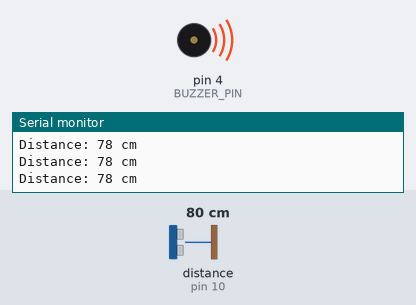
Bench run of a sketch on a simulated Arduino Uno, built with avr-gcc and run on an emulated ATmega328P. Shown: buzzer (waves = sounding, pin HIGH), the last lines printed to the serial monitor. Wiring (inferred from the names in the program): ultrasonic range finder: trigger pin 9; echo pin 10. The inputs (shaded band) are chosen by the test bench; at power-on: distance to the obstacle (sensor on pin 10) 80 cm. The echo pulse lasts 58.3 µs per cm; pins used as bus, display or sensor lines are not drawn.

Above: at 1.3 s.
1.4 s: distance to the obstacle (sensor on pin 10) set to 100 cm
2.9 s: distance to the obstacle (sensor on pin 10) set to 105 cm
At 4.2 s:
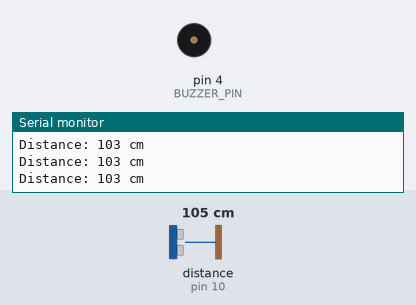
4.5 s: distance to the obstacle (sensor on pin 10) set to 2 cm
At 5.7 s:
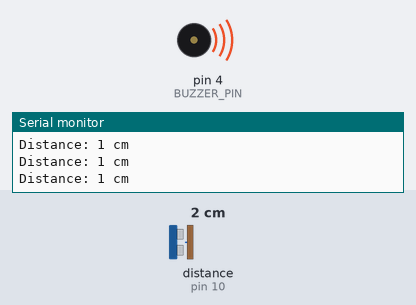
6.0 s: distance to the obstacle (sensor on pin 10) set to 120 cm
At 7.4 s:
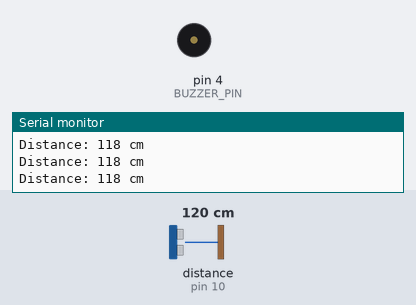
Timing chart, 0 to 8.5 s (numbered marks = the images above; inputs shaded):
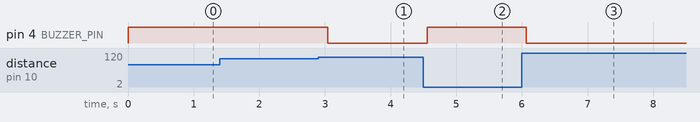

Measured:
- the behaviour switches between 102 and 103 cm on distance to the obstacle (sensor on pin 10) (found by bisection; images 0 and 1)
- after the input at 2.9 s, pin 4 (BUZZER_PIN): HIGH → LOW after 0.14 s
- after the input at 4.5 s, pin 4 (BUZZER_PIN): LOW → HIGH after 0.06 s
- after the input at 6.0 s, pin 4 (BUZZER_PIN): HIGH → LOW after 0.07 s

The sketch:

chadi.ino
```cpp
#define TRIG_PIN 9       // Define the TRIG pin for the ultrasonic sensor
#define ECHO_PIN 10      // Define the ECHO pin for the ultrasonic sensor
#define BUZZER_PIN 4    // Define the BUZZER pin

void setup() {
    Serial.begin(9600); // Start serial communication at 9600 baud rate
    pinMode(TRIG_PIN, OUTPUT); // Set TRIG pin as output
    pinMode(ECHO_PIN, INPUT); // Set ECHO pin as input
    pinMode(BUZZER_PIN, OUTPUT); // Set BUZZER pin as output
}

void loop() {
    long duration, distance;

    // Clear the TRIG pin by setting it low
    digitalWrite(TRIG_PIN, LOW);
    delayMicroseconds(2);

    // Trigger the sensor by setting the TRIG pin high for 10 microseconds
    digitalWrite(TRIG_PIN, HIGH);
    delayMicroseconds(10);
    digitalWrite(TRIG_PIN, LOW);

    // Read the ECHO pin to get the duration of the sound wave travel time in microseconds
    duration = pulseIn(ECHO_PIN, HIGH);

    // Calculate the distance (in cm)
    distance = duration * 0.034 / 2;

    // Print distance to serial monitor
    Serial.print("Distance: ");
    Serial.print(distance);
    Serial.println(" cm");

    // Check if the distance is less than or equal to 100 cm
    if (distance <= 100) {
        digitalWrite(BUZZER_PIN, HIGH); // Turn on buzzer if object is within range
    } else {
        digitalWrite(BUZZER_PIN, LOW); // Turn off buzzer if object is out of range
    }

    delay(500); // Wait for half a second before the next measurement
}
```
